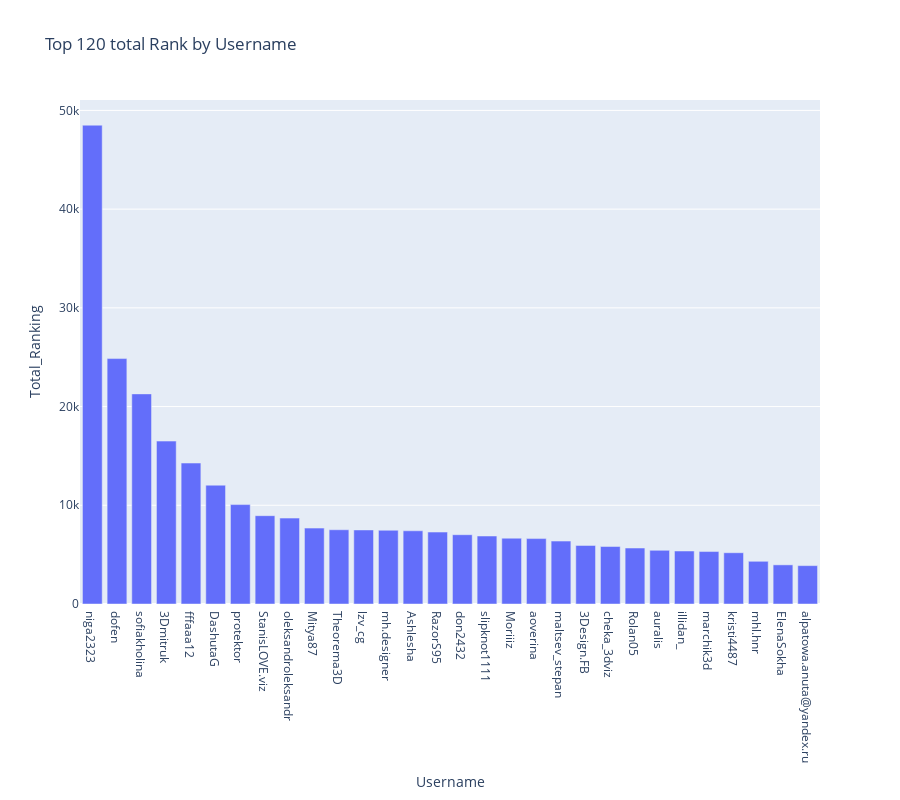

The cell this chart's notebook holds for it:
### Code cell
data_user_gr = data.groupby(by='Username', as_index=False)['Ranking'].sum()
data_user_gr.columns = ['Username', 'Total_Ranking']
data_user_gr.sort_values(by='Total_Ranking', ascending=False, inplace=True)
data_user_gr = data_user_gr.head(30)

cat_user_list = data_user_gr['Username'].tolist()
cat_user_dict = {'Username': cat_user_list}

fig5 = px.bar(data_user_gr, x='Username', y='Total_Ranking', 
              category_orders=cat_user_dict, height=800, title='Top 120 total Rank by Username')
fig5.show()

### Figure 1 — Plotly figure (JSON) as saved in the notebook; plotly's stock layout.template omitted (floating-point values rounded to 4 significant figures)
{"data": [{"alignmentgroup": "True", "hovertemplate": "Username=%{x}<br>Total_Ranking=%{y}<extra></extra>", "legendgroup": "", "marker": {"color": "#636efa", "pattern": {"shape": ""}}, "name": "", "offsetgroup": "", "orientation": "v", "showlegend": false, "textposition": "auto", "type": "bar", "x": ["niga2323", "dofen", "sofiakholina", "3Dmitruk", "fffaaa12", "DashutaG", "protektor", "StanisLOVE.viz", "oleksandroleksandr", "Mitya87", "Theorema3D", "lzv_cg", "mh.designer", "Ashlesha", "RazorS95", "don2432", "slipknot1111", "Moriiiz", "aoverina", "maltsev_stepan", "3Design.FB", "cheka_3dviz", "Rolan05", "auralis", "illidan_", "marchik3d", "kristi4487", "mhl.hnr", "ElenaSokha", "alpatowa.anuta@yandex.ru"], "xaxis": "x", "y": [48502, 24862, 21285, 16503, 14278, 12035, 10071, 8947, 8702, 7689, 7520, 7502, 7471, 7416, 7286, 7019, 6887, 6665, 6626, 6373, 5932, 5822, 5670, 5436, 5369, 5312, 5195, 4319, 3965, 3887], "yaxis": "y"}], "layout": {"barmode": "relative", "height": 800, "legend": {"tracegroupgap": 0}, "title": {"text": "Top 120 total Rank by Username"}, "xaxis": {"anchor": "y", "categoryarray": ["niga2323", "dofen", "sofiakholina", "3Dmitruk", "fffaaa12", "DashutaG", "protektor", "StanisLOVE.viz", "oleksandroleksandr", "Mitya87", "Theorema3D", "lzv_cg", "mh.designer", "Ashlesha", "RazorS95", "don2432", "slipknot1111", "Moriiiz", "aoverina", "maltsev_stepan", "3Design.FB", "cheka_3dviz", "Rolan05", "auralis", "illidan_", "marchik3d", "kristi4487", "mhl.hnr", "ElenaSokha", "alpatowa.anuta@yandex.ru"], "categoryorder": "array", "domain": [0, 1], "title": {"text": "Username"}}, "yaxis": {"anchor": "x", "domain": [0, 1], "title": {"text": "Total_Ranking"}}}}
